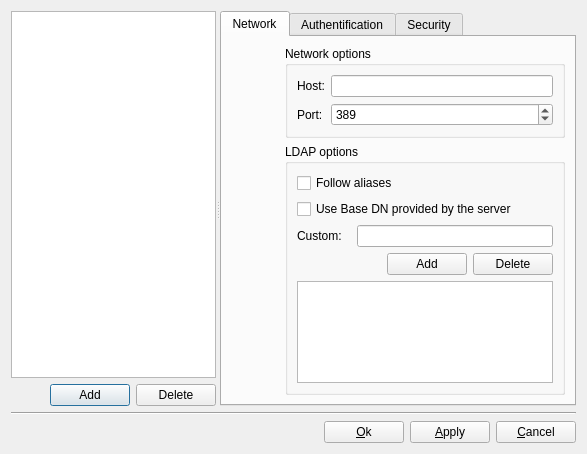
<?xml version="1.0" encoding="UTF-8"?>
<ui version="4.0">
 <class>ServerDialogDesign</class>
 <widget class="QDialog" name="ServerDialogDesign">
  <property name="geometry">
   <rect>
    <x>0</x>
    <y>0</y>
    <width>587</width>
    <height>454</height>
   </rect>
  </property>
  <property name="windowTitle">
   <string>Manage Serverlist</string>
  </property>
  <layout class="QGridLayout" name="gridLayout_2">
   <item row="0" column="0">
    <widget class="QSplitter" name="splitter">
     <property name="sizePolicy">
      <sizepolicy hsizetype="Expanding" vsizetype="Expanding">
       <horstretch>0</horstretch>
       <verstretch>0</verstretch>
      </sizepolicy>
     </property>
     <property name="orientation">
      <enum>Qt::Horizontal</enum>
     </property>
     <widget class="QWidget" name="layoutWidget">
      <layout class="QGridLayout" name="gridLayout">
       <item row="0" column="0" colspan="3">
        <widget class="QListView" name="serverListView">
         <property name="sizePolicy">
          <sizepolicy hsizetype="Expanding" vsizetype="Expanding">
           <horstretch>0</horstretch>
           <verstretch>0</verstretch>
          </sizepolicy>
         </property>
         <property name="minimumSize">
          <size>
           <width>182</width>
           <height>0</height>
          </size>
         </property>
        </widget>
       </item>
       <item row="1" column="0">
        <spacer name="hspace1">
         <property name="orientation">
          <enum>Qt::Horizontal</enum>
         </property>
         <property name="sizeHint" stdset="0">
          <size>
           <width>40</width>
           <height>20</height>
          </size>
         </property>
        </spacer>
       </item>
       <item row="1" column="1">
        <widget class="QPushButton" name="addButton">
         <property name="sizePolicy">
          <sizepolicy hsizetype="Fixed" vsizetype="Fixed">
           <horstretch>0</horstretch>
           <verstretch>0</verstretch>
          </sizepolicy>
         </property>
         <property name="text">
          <string>Add</string>
         </property>
        </widget>
       </item>
       <item row="1" column="2">
        <widget class="QPushButton" name="deleteButton">
         <property name="sizePolicy">
          <sizepolicy hsizetype="Fixed" vsizetype="Fixed">
           <horstretch>0</horstretch>
           <verstretch>0</verstretch>
          </sizepolicy>
         </property>
         <property name="text">
          <string>Delete</string>
         </property>
        </widget>
       </item>
      </layout>
     </widget>
     <widget class="QTabWidget" name="tabWidget">
      <property name="sizePolicy">
       <sizepolicy hsizetype="MinimumExpanding" vsizetype="Expanding">
        <horstretch>0</horstretch>
        <verstretch>0</verstretch>
       </sizepolicy>
      </property>
      <property name="currentIndex">
       <number>0</number>
      </property>
      <widget class="QWidget" name="networkTab">
       <attribute name="title">
        <string>Network</string>
       </attribute>
       <layout class="QGridLayout" name="gridLayout_5">
        <item row="0" column="0">
         <layout class="QVBoxLayout" name="networkVLayout">
          <item>
           <widget class="QLabel" name="networkIcon">
            <property name="minimumSize">
             <size>
              <width>48</width>
              <height>48</height>
             </size>
            </property>
            <property name="text">
             <string/>
            </property>
           </widget>
          </item>
          <item>
           <spacer name="vspace1">
            <property name="orientation">
             <enum>Qt::Vertical</enum>
            </property>
            <property name="sizeHint" stdset="0">
             <size>
              <width>20</width>
              <height>40</height>
             </size>
            </property>
           </spacer>
          </item>
         </layout>
        </item>
        <item row="0" column="1">
         <layout class="QGridLayout" name="networkGridLayout">
          <item row="0" column="0">
           <widget class="QGroupBox" name="networkOptionsGroup">
            <property name="title">
             <string>Network options</string>
            </property>
            <layout class="QGridLayout" name="gridLayout_4">
             <item row="0" column="0">
              <widget class="QLabel" name="hostLabel">
               <property name="sizePolicy">
                <sizepolicy hsizetype="Maximum" vsizetype="Preferred">
                 <horstretch>0</horstretch>
                 <verstretch>0</verstretch>
                </sizepolicy>
               </property>
               <property name="text">
                <string>Host:</string>
               </property>
              </widget>
             </item>
             <item row="0" column="1">
              <widget class="QLineEdit" name="hostLineEdit">
               <property name="sizePolicy">
                <sizepolicy hsizetype="Expanding" vsizetype="Fixed">
                 <horstretch>0</horstretch>
                 <verstretch>0</verstretch>
                </sizepolicy>
               </property>
              </widget>
             </item>
             <item row="1" column="0">
              <widget class="QLabel" name="portLabel">
               <property name="sizePolicy">
                <sizepolicy hsizetype="Maximum" vsizetype="Preferred">
                 <horstretch>0</horstretch>
                 <verstretch>0</verstretch>
                </sizepolicy>
               </property>
               <property name="text">
                <string>Port:</string>
               </property>
              </widget>
             </item>
             <item row="1" column="1">
              <widget class="QSpinBox" name="portSpinBox">
               <property name="sizePolicy">
                <sizepolicy hsizetype="Expanding" vsizetype="Fixed">
                 <horstretch>0</horstretch>
                 <verstretch>0</verstretch>
                </sizepolicy>
               </property>
               <property name="maximum">
                <number>65535</number>
               </property>
               <property name="value">
                <number>389</number>
               </property>
              </widget>
             </item>
            </layout>
           </widget>
          </item>
          <item row="1" column="0">
           <widget class="QGroupBox" name="LDAPoptionsGoup">
            <property name="title">
             <string>LDAP options</string>
            </property>
            <layout class="QGridLayout" name="gridLayout_3">
             <item row="0" column="0" rowspan="2" colspan="5">
              <widget class="QCheckBox" name="aliasBox">
               <property name="sizePolicy">
                <sizepolicy hsizetype="Minimum" vsizetype="Fixed">
                 <horstretch>0</horstretch>
                 <verstretch>0</verstretch>
                </sizepolicy>
               </property>
               <property name="text">
                <string>Follow aliases</string>
               </property>
              </widget>
             </item>
             <item row="3" column="2" colspan="3">
              <widget class="QLineEdit" name="baseDNLineEdit"/>
             </item>
             <item row="3" column="0" colspan="2">
              <widget class="QLabel" name="customBaseDNLabel">
               <property name="sizePolicy">
                <sizepolicy hsizetype="Maximum" vsizetype="Preferred">
                 <horstretch>0</horstretch>
                 <verstretch>0</verstretch>
                </sizepolicy>
               </property>
               <property name="text">
                <string>Custom:</string>
               </property>
              </widget>
             </item>
             <item row="5" column="0" colspan="5">
              <widget class="QListWidget" name="baseDNWidget"/>
             </item>
             <item row="2" column="0" colspan="5">
              <widget class="QCheckBox" name="baseDNBox">
               <property name="sizePolicy">
                <sizepolicy hsizetype="Minimum" vsizetype="Fixed">
                 <horstretch>0</horstretch>
                 <verstretch>0</verstretch>
                </sizepolicy>
               </property>
               <property name="text">
                <string>Use Base DN provided by the server</string>
               </property>
              </widget>
             </item>
             <item row="4" column="4">
              <widget class="QPushButton" name="deleteBaseDNButton">
               <property name="text">
                <string>Delete</string>
               </property>
              </widget>
             </item>
             <item row="4" column="3">
              <widget class="QPushButton" name="addBaseDNButton">
               <property name="text">
                <string>Add</string>
               </property>
              </widget>
             </item>
            </layout>
           </widget>
          </item>
         </layout>
        </item>
        <item row="1" column="0">
         <spacer name="vspace2">
          <property name="orientation">
           <enum>Qt::Vertical</enum>
          </property>
          <property name="sizeHint" stdset="0">
           <size>
            <width>20</width>
            <height>40</height>
           </size>
          </property>
         </spacer>
        </item>
       </layout>
      </widget>
      <widget class="QWidget" name="authTab">
       <attribute name="title">
        <string>Authentification</string>
       </attribute>
       <layout class="QGridLayout" name="gridLayout_10">
        <item row="0" column="0">
         <layout class="QVBoxLayout" name="authVLayout">
          <item>
           <widget class="QLabel" name="authIcon">
            <property name="minimumSize">
             <size>
              <width>48</width>
              <height>48</height>
             </size>
            </property>
            <property name="text">
             <string/>
            </property>
           </widget>
          </item>
          <item>
           <spacer name="vspace3">
            <property name="orientation">
             <enum>Qt::Vertical</enum>
            </property>
            <property name="sizeHint" stdset="0">
             <size>
              <width>20</width>
              <height>40</height>
             </size>
            </property>
           </spacer>
          </item>
         </layout>
        </item>
        <item row="0" column="1">
         <layout class="QGridLayout" name="authGridLayout">
          <item row="0" column="0">
           <widget class="QGroupBox" name="bindOptionsGroup">
            <property name="title">
             <string>Bind options</string>
            </property>
            <layout class="QGridLayout" name="gridLayout_8">
             <item row="2" column="1">
              <widget class="QLabel" name="bindAsLabel">
               <property name="sizePolicy">
                <sizepolicy hsizetype="Maximum" vsizetype="Preferred">
                 <horstretch>0</horstretch>
                 <verstretch>0</verstretch>
                </sizepolicy>
               </property>
               <property name="text">
                <string>Bind as:</string>
               </property>
              </widget>
             </item>
             <item row="2" column="3">
              <widget class="QLineEdit" name="bindAsLineEdit">
               <property name="enabled">
                <bool>false</bool>
               </property>
               <property name="sizePolicy">
                <sizepolicy hsizetype="Expanding" vsizetype="Fixed">
                 <horstretch>0</horstretch>
                 <verstretch>0</verstretch>
                </sizepolicy>
               </property>
              </widget>
             </item>
             <item row="3" column="1">
              <widget class="QLabel" name="passwordLabel">
               <property name="sizePolicy">
                <sizepolicy hsizetype="Maximum" vsizetype="Preferred">
                 <horstretch>0</horstretch>
                 <verstretch>0</verstretch>
                </sizepolicy>
               </property>
               <property name="text">
                <string>Password:</string>
               </property>
              </widget>
             </item>
             <item row="0" column="1" colspan="3">
              <widget class="QCheckBox" name="anonBindBox">
               <property name="text">
                <string>Anonymous bind</string>
               </property>
               <property name="checked">
                <bool>true</bool>
               </property>
              </widget>
             </item>
             <item row="1" column="3">
              <widget class="QComboBox" name="mechanismBox">
               <property name="enabled">
                <bool>false</bool>
               </property>
               <item>
                <property name="text">
                 <string>Simple</string>
                </property>
               </item>
               <item>
                <property name="text">
                 <string>SASL CRAM-MD5</string>
                </property>
               </item>
               <item>
                <property name="text">
                 <string>SASL DIGEST-MD5</string>
                </property>
               </item>
               <item>
                <property name="text">
                 <string>SASL EXTERNAL</string>
                </property>
               </item>
               <item>
                <property name="text">
                 <string>SASL GSSAPI</string>
                </property>
               </item>
               <item>
                <property name="text">
                 <string>SASL Login</string>
                </property>
               </item>
               <item>
                <property name="text">
                 <string>SASL Plain</string>
                </property>
               </item>
              </widget>
             </item>
             <item row="1" column="1">
              <widget class="QLabel" name="mechanismLabel">
               <property name="text">
                <string>Mechanism:</string>
               </property>
              </widget>
             </item>
             <item row="3" column="3">
              <widget class="QLineEdit" name="passwordLineEdit">
               <property name="enabled">
                <bool>false</bool>
               </property>
              </widget>
             </item>
            </layout>
           </widget>
          </item>
         </layout>
        </item>
        <item row="1" column="0" colspan="2">
         <spacer name="vspace4">
          <property name="orientation">
           <enum>Qt::Vertical</enum>
          </property>
          <property name="sizeHint" stdset="0">
           <size>
            <width>20</width>
            <height>40</height>
           </size>
          </property>
         </spacer>
        </item>
       </layout>
      </widget>
      <widget class="QWidget" name="securityTab">
       <attribute name="title">
        <string>Security</string>
       </attribute>
       <layout class="QGridLayout" name="gridLayout_13">
        <item row="0" column="0">
         <layout class="QVBoxLayout" name="securityVLayout">
          <item>
           <widget class="QLabel" name="securityIcon">
            <property name="minimumSize">
             <size>
              <width>48</width>
              <height>48</height>
             </size>
            </property>
            <property name="text">
             <string/>
            </property>
           </widget>
          </item>
          <item>
           <spacer name="vspace5">
            <property name="orientation">
             <enum>Qt::Vertical</enum>
            </property>
            <property name="sizeHint" stdset="0">
             <size>
              <width>20</width>
              <height>40</height>
             </size>
            </property>
           </spacer>
          </item>
         </layout>
        </item>
        <item row="0" column="1">
         <layout class="QGridLayout" name="securityGridLayout">
          <item row="0" column="0">
           <widget class="QGroupBox" name="securityOptionsGroup">
            <property name="title">
             <string>Security options</string>
            </property>
            <layout class="QGridLayout" name="gridLayout_11">
             <item row="0" column="0">
              <widget class="QComboBox" name="encryptionBox">
               <property name="sizePolicy">
                <sizepolicy hsizetype="Expanding" vsizetype="Fixed">
                 <horstretch>0</horstretch>
                 <verstretch>0</verstretch>
                </sizepolicy>
               </property>
               <item>
                <property name="text">
                 <string>Unencrypted connection</string>
                </property>
               </item>
               <item>
                <property name="text">
                 <string>Transport Layer Security (TLS)</string>
                </property>
               </item>
               <item>
                <property name="text">
                 <string>Secure Socket Layer (SSL)</string>
                </property>
               </item>
              </widget>
             </item>
            </layout>
           </widget>
          </item>
          <item row="1" column="0">
           <widget class="QGroupBox" name="ValidateServerCertGroup">
            <property name="title">
             <string>Validate server certificate</string>
            </property>
            <layout class="QGridLayout" name="gridLayout_12">
             <item row="0" column="0" colspan="2">
              <widget class="QComboBox" name="serverCertBox">
               <property name="sizePolicy">
                <sizepolicy hsizetype="Expanding" vsizetype="Fixed">
                 <horstretch>0</horstretch>
                 <verstretch>0</verstretch>
                </sizepolicy>
               </property>
               <item>
                <property name="text">
                 <string>Never</string>
                </property>
               </item>
               <item>
                <property name="text">
                 <string>Allow</string>
                </property>
               </item>
               <item>
                <property name="text">
                 <string>Try</string>
                </property>
               </item>
               <item>
                <property name="text">
                 <string>Demand</string>
                </property>
               </item>
              </widget>
             </item>
            </layout>
           </widget>
          </item>
          <item row="2" column="0">
           <widget class="QGroupBox" name="ClientCertGroup">
            <property name="title">
             <string>Client certificate options</string>
            </property>
            <layout class="QGridLayout" name="gridLayout_14">
             <item row="0" column="0" colspan="2">
              <widget class="QCheckBox" name="useClientCertBox">
               <property name="text">
                <string>Use client certificates</string>
               </property>
              </widget>
             </item>
             <item row="1" column="0">
              <widget class="QLabel" name="certFileLabel">
               <property name="text">
                <string>Certificate file:</string>
               </property>
              </widget>
             </item>
             <item row="4" column="0">
              <widget class="QLabel" name="certKeyfileLabel">
               <property name="text">
                <string>Certificate keyfile:</string>
               </property>
              </widget>
             </item>
             <item row="1" column="1">
              <widget class="QLineEdit" name="certFileLineEdit">
               <property name="enabled">
                <bool>false</bool>
               </property>
              </widget>
             </item>
             <item row="4" column="1">
              <widget class="QLineEdit" name="certKeyfileLineEdit">
               <property name="enabled">
                <bool>false</bool>
               </property>
              </widget>
             </item>
             <item row="1" column="2">
              <widget class="QToolButton" name="certFileButton">
               <property name="enabled">
                <bool>false</bool>
               </property>
               <property name="text">
                <string>...</string>
               </property>
              </widget>
             </item>
             <item row="4" column="2">
              <widget class="QToolButton" name="certKeyfileButton">
               <property name="enabled">
                <bool>false</bool>
               </property>
               <property name="text">
                <string>...</string>
               </property>
              </widget>
             </item>
            </layout>
           </widget>
          </item>
         </layout>
        </item>
        <item row="1" column="0" colspan="2">
         <spacer name="vspace6">
          <property name="orientation">
           <enum>Qt::Vertical</enum>
          </property>
          <property name="sizeHint" stdset="0">
           <size>
            <width>20</width>
            <height>40</height>
           </size>
          </property>
         </spacer>
        </item>
       </layout>
      </widget>
     </widget>
    </widget>
   </item>
   <item row="1" column="0">
    <widget class="Line" name="line">
     <property name="orientation">
      <enum>Qt::Horizontal</enum>
     </property>
    </widget>
   </item>
   <item row="2" column="0">
    <layout class="QHBoxLayout" name="bottomHLayout">
     <item>
      <spacer name="horizontalSpacer">
       <property name="orientation">
        <enum>Qt::Horizontal</enum>
       </property>
       <property name="sizeHint" stdset="0">
        <size>
         <width>40</width>
         <height>20</height>
        </size>
       </property>
      </spacer>
     </item>
     <item>
      <widget class="QPushButton" name="okButton">
       <property name="text">
        <string>&amp;Ok</string>
       </property>
      </widget>
     </item>
     <item>
      <widget class="QPushButton" name="applyButton">
       <property name="text">
        <string>&amp;Apply</string>
       </property>
      </widget>
     </item>
     <item>
      <widget class="QPushButton" name="cancelButton">
       <property name="text">
        <string>&amp;Cancel</string>
       </property>
      </widget>
     </item>
    </layout>
   </item>
  </layout>
 </widget>
 <resources/>
 <connections>
  <connection>
   <sender>baseDNBox</sender>
   <signal>toggled(bool)</signal>
   <receiver>addBaseDNButton</receiver>
   <slot>setDisabled(bool)</slot>
   <hints>
    <hint type="sourcelabel">
     <x>420</x>
     <y>206</y>
    </hint>
    <hint type="destinationlabel">
     <x>423</x>
     <y>267</y>
    </hint>
   </hints>
  </connection>
  <connection>
   <sender>applyButton</sender>
   <signal>clicked()</signal>
   <receiver>ServerDialogDesign</receiver>
   <slot>saveServers()</slot>
   <hints>
    <hint type="sourcelabel">
     <x>437</x>
     <y>430</y>
    </hint>
    <hint type="destinationlabel">
     <x>99</x>
     <y>90</y>
    </hint>
   </hints>
  </connection>
  <connection>
   <sender>baseDNBox</sender>
   <signal>toggled(bool)</signal>
   <receiver>deleteBaseDNButton</receiver>
   <slot>setDisabled(bool)</slot>
   <hints>
    <hint type="sourcelabel">
     <x>420</x>
     <y>206</y>
    </hint>
    <hint type="destinationlabel">
     <x>514</x>
     <y>267</y>
    </hint>
   </hints>
  </connection>
  <connection>
   <sender>addBaseDNButton</sender>
   <signal>clicked()</signal>
   <receiver>ServerDialogDesign</receiver>
   <slot>addBaseDN()</slot>
   <hints>
    <hint type="sourcelabel">
     <x>423</x>
     <y>267</y>
    </hint>
    <hint type="destinationlabel">
     <x>293</x>
     <y>226</y>
    </hint>
   </hints>
  </connection>
  <connection>
   <sender>addButton</sender>
   <signal>clicked()</signal>
   <receiver>ServerDialogDesign</receiver>
   <slot>addServer()</slot>
   <hints>
    <hint type="sourcelabel">
     <x>58</x>
     <y>386</y>
    </hint>
    <hint type="destinationlabel">
     <x>83</x>
     <y>178</y>
    </hint>
   </hints>
  </connection>
  <connection>
   <sender>baseDNBox</sender>
   <signal>toggled(bool)</signal>
   <receiver>baseDNLineEdit</receiver>
   <slot>setDisabled(bool)</slot>
   <hints>
    <hint type="sourcelabel">
     <x>420</x>
     <y>206</y>
    </hint>
    <hint type="destinationlabel">
     <x>452</x>
     <y>235</y>
    </hint>
   </hints>
  </connection>
  <connection>
   <sender>baseDNBox</sender>
   <signal>toggled(bool)</signal>
   <receiver>baseDNWidget</receiver>
   <slot>setDisabled(bool)</slot>
   <hints>
    <hint type="sourcelabel">
     <x>420</x>
     <y>206</y>
    </hint>
    <hint type="destinationlabel">
     <x>420</x>
     <y>329</y>
    </hint>
   </hints>
  </connection>
  <connection>
   <sender>baseDNLineEdit</sender>
   <signal>returnPressed()</signal>
   <receiver>ServerDialogDesign</receiver>
   <slot>addBaseDN()</slot>
   <hints>
    <hint type="sourcelabel">
     <x>452</x>
     <y>235</y>
    </hint>
    <hint type="destinationlabel">
     <x>293</x>
     <y>226</y>
    </hint>
   </hints>
  </connection>
  <connection>
   <sender>cancelButton</sender>
   <signal>clicked()</signal>
   <receiver>ServerDialogDesign</receiver>
   <slot>reject()</slot>
   <hints>
    <hint type="sourcelabel">
     <x>528</x>
     <y>430</y>
    </hint>
    <hint type="destinationlabel">
     <x>100</x>
     <y>137</y>
    </hint>
   </hints>
  </connection>
  <connection>
   <sender>certFileButton</sender>
   <signal>clicked()</signal>
   <receiver>ServerDialogDesign</receiver>
   <slot>certFileDialog()</slot>
   <hints>
    <hint type="sourcelabel">
     <x>545</x>
     <y>245</y>
    </hint>
    <hint type="destinationlabel">
     <x>293</x>
     <y>226</y>
    </hint>
   </hints>
  </connection>
  <connection>
   <sender>certKeyfileButton</sender>
   <signal>clicked()</signal>
   <receiver>ServerDialogDesign</receiver>
   <slot>certKeyfileDialog()</slot>
   <hints>
    <hint type="sourcelabel">
     <x>545</x>
     <y>276</y>
    </hint>
    <hint type="destinationlabel">
     <x>293</x>
     <y>226</y>
    </hint>
   </hints>
  </connection>
  <connection>
   <sender>deleteBaseDNButton</sender>
   <signal>clicked()</signal>
   <receiver>ServerDialogDesign</receiver>
   <slot>deleteBaseDN()</slot>
   <hints>
    <hint type="sourcelabel">
     <x>514</x>
     <y>267</y>
    </hint>
    <hint type="destinationlabel">
     <x>293</x>
     <y>226</y>
    </hint>
   </hints>
  </connection>
  <connection>
   <sender>deleteButton</sender>
   <signal>clicked()</signal>
   <receiver>ServerDialogDesign</receiver>
   <slot>deleteServer()</slot>
   <hints>
    <hint type="sourcelabel">
     <x>149</x>
     <y>386</y>
    </hint>
    <hint type="destinationlabel">
     <x>132</x>
     <y>231</y>
    </hint>
   </hints>
  </connection>
  <connection>
   <sender>okButton</sender>
   <signal>clicked()</signal>
   <receiver>ServerDialogDesign</receiver>
   <slot>accept()</slot>
   <hints>
    <hint type="sourcelabel">
     <x>346</x>
     <y>430</y>
    </hint>
    <hint type="destinationlabel">
     <x>99</x>
     <y>47</y>
    </hint>
   </hints>
  </connection>
  <connection>
   <sender>useClientCertBox</sender>
   <signal>toggled(bool)</signal>
   <receiver>certFileLineEdit</receiver>
   <slot>setEnabled(bool)</slot>
   <hints>
    <hint type="sourcelabel">
     <x>405</x>
     <y>216</y>
    </hint>
    <hint type="destinationlabel">
     <x>463</x>
     <y>245</y>
    </hint>
   </hints>
  </connection>
  <connection>
   <sender>useClientCertBox</sender>
   <signal>toggled(bool)</signal>
   <receiver>certKeyfileLineEdit</receiver>
   <slot>setEnabled(bool)</slot>
   <hints>
    <hint type="sourcelabel">
     <x>405</x>
     <y>216</y>
    </hint>
    <hint type="destinationlabel">
     <x>463</x>
     <y>276</y>
    </hint>
   </hints>
  </connection>
  <connection>
   <sender>useClientCertBox</sender>
   <signal>toggled(bool)</signal>
   <receiver>certFileButton</receiver>
   <slot>setEnabled(bool)</slot>
   <hints>
    <hint type="sourcelabel">
     <x>405</x>
     <y>216</y>
    </hint>
    <hint type="destinationlabel">
     <x>545</x>
     <y>245</y>
    </hint>
   </hints>
  </connection>
  <connection>
   <sender>useClientCertBox</sender>
   <signal>toggled(bool)</signal>
   <receiver>certKeyfileButton</receiver>
   <slot>setEnabled(bool)</slot>
   <hints>
    <hint type="sourcelabel">
     <x>405</x>
     <y>216</y>
    </hint>
    <hint type="destinationlabel">
     <x>545</x>
     <y>276</y>
    </hint>
   </hints>
  </connection>
  <connection>
   <sender>anonBindBox</sender>
   <signal>toggled(bool)</signal>
   <receiver>mechanismBox</receiver>
   <slot>setDisabled(bool)</slot>
   <hints>
    <hint type="sourcelabel">
     <x>420</x>
     <y>85</y>
    </hint>
    <hint type="destinationlabel">
     <x>461</x>
     <y>117</y>
    </hint>
   </hints>
  </connection>
  <connection>
   <sender>anonBindBox</sender>
   <signal>toggled(bool)</signal>
   <receiver>bindAsLineEdit</receiver>
   <slot>setDisabled(bool)</slot>
   <hints>
    <hint type="sourcelabel">
     <x>420</x>
     <y>85</y>
    </hint>
    <hint type="destinationlabel">
     <x>461</x>
     <y>151</y>
    </hint>
   </hints>
  </connection>
  <connection>
   <sender>anonBindBox</sender>
   <signal>toggled(bool)</signal>
   <receiver>passwordLineEdit</receiver>
   <slot>setDisabled(bool)</slot>
   <hints>
    <hint type="sourcelabel">
     <x>420</x>
     <y>85</y>
    </hint>
    <hint type="destinationlabel">
     <x>461</x>
     <y>185</y>
    </hint>
   </hints>
  </connection>
 </connections>
 <slots>
  <slot>addServer()</slot>
  <slot>deleteServer()</slot>
  <slot>addBaseDN()</slot>
  <slot>deleteBaseDN()</slot>
  <slot>setBaseDN()</slot>
  <slot>saveServers()</slot>
  <slot>certFileDialog()</slot>
  <slot>certKeyfileDialog()</slot>
 </slots>
</ui>
